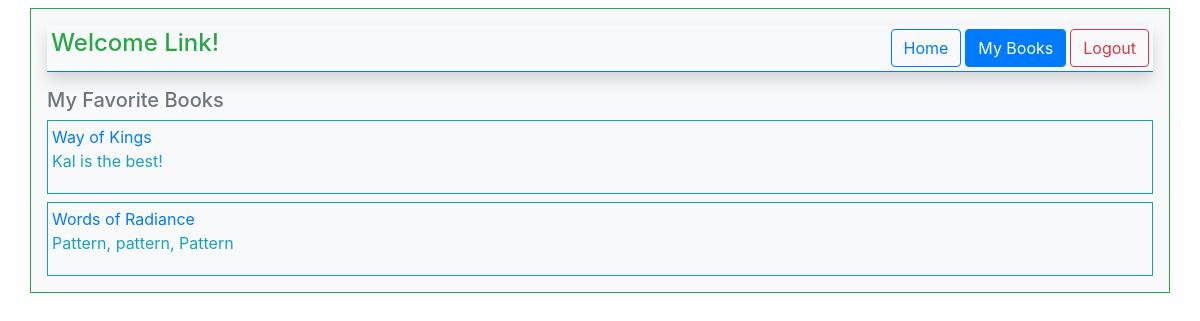
The page /1 (signed in) on the database its author committed.
### favBooksApp/models.py (models this page shows)
class User(models.Model):
    firstName = models.CharField(max_length=17)
    lastName = models.CharField(max_length=17)
    email = models.CharField(max_length=50)
    password = models.TextField()
    created_at = models.DateTimeField(auto_now_add=True)
    updated_at = models.DateTimeField(auto_now=True)
    objects = UserManager()

class Book(models.Model):
    title = models.CharField(max_length=17)
    description = models.TextField()
    created_at = models.DateTimeField(auto_now_add=True)
    updated_at = models.DateTimeField(auto_now=True)
    objects = BookManager()
    uploadedBy = models.ForeignKey(User, related_name="books_uploaded", on_delete = models.CASCADE)
    usersWhoFavorite = models.ManyToManyField(User, related_name="favoritedBooks")

### favBooksApp/views.py (the view)
# urls.py: path('<int:userId>', myBooks, name='myBooks'),
def myBooks(request, userId):
    if('userId' not in request.session):
        messages.error(request, "Oops! Login Required to be here! Please log in or Register.")
        return redirect('/')
    user = User.objects.get(id=request.session['userId'])
    myBooks = Book.objects.filter(uploadedBy=user)
    context = {
        "user":user,
        "myBooks":myBooks,
    }
    return render(request, "myBooks.html", context)

### favBooksApp/templates/myBooks.html (shortened to what this page needs)
<!DOCTYPE html>
<html lang="en">
<head>
    <link rel="stylesheet" href="https://stackpath.bootstrapcdn.com/bootstrap/4.3.1/css/bootstrap.min.css">
</head>
<body>
    <div class="container bg-light p-3 mt-2 mb-2 border border-success">
        <div class="p-1 mb-3 bg-light d-flex justify-content-between border border-left-0 border-top-0 border-right-0 border-primary shadow">
            <h4 class="text-success">Welcome {{user.firstName}}!</h4>
            <a href="{% url 'dashboard' %}" class="btn btn-outline-primary ml-auto mr-1">Home</a>
            <a href="/{{user.id}}" class="btn btn-primary mr-1">My Books</a>
            <a href="{% url 'logout' %}" class="btn btn-outline-danger">Logout</a>
        </div>
        <h5 class="text-secondary">My Favorite Books</h5>
        {% for book in myBooks.all %}
            <div class="border border-info p-1 mt-2">
                <a href="{{book.id}}/show">{{book.title}}</a>
                <p class="text-info">{{book.description}}</p>
            </div>
        {% endfor %}
    </div>
</body>
</html>

### rows shown on the page
User: firstName "Link"
Book: title "Way of Kings", description "Kal is the best!"
Book: title "Words of Radiance", description "Pattern, pattern, Pattern"
